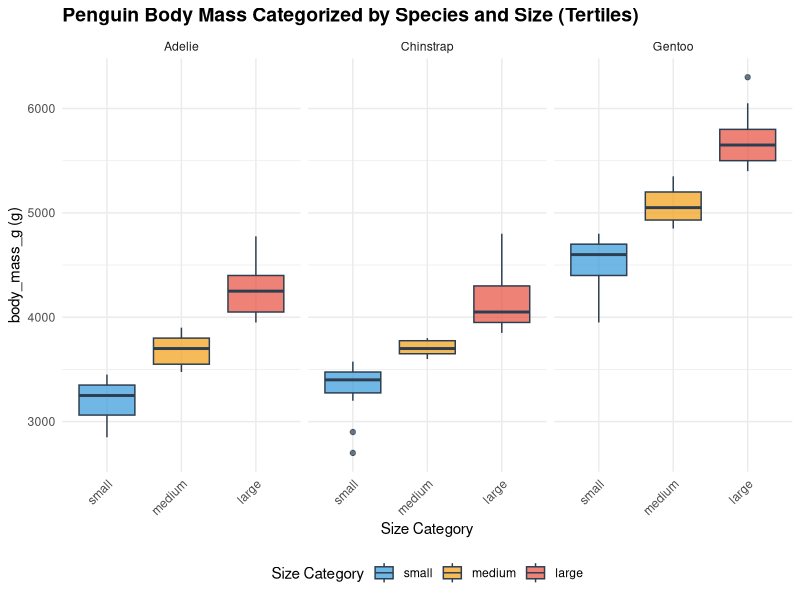

Recreate this plot in R.
# ZOO 800 - Week 4 Homework: Generalizing Functions for Conditional Data Discretization
# Student: Nurul Islam
# Date: 9/29/2025

###########################################################
# 0. Setup and Data Loading
###########################################################

# I included the install.packages() calls to ensure the script runs 
# smoothly in any environment by installing dependencies automatically.

#install.packages("palmerpenguins")
#install.packages("ggplot2") 

# Load necessary packages
library(palmerpenguins)
library(ggplot2) 

# Load the dataset and perform basic cleaning
data("penguins")

# Clean the data: removing NA rows ensures that quantile() and other functions 
# operate correctly and consistently across the entire dataset.
penguin_data <- na.omit(penguins[, c("species", "body_mass_g")])

cat("Initial data structure (cleaned to remove NAs in key columns):\n")
print(head(penguin_data))
cat("\n")


###########################################################
# Objective 1: Basic Binary Conversion Function
###########################################################
# Goal: Create a function to convert a continuous variable into two categories 
# based on a single breakpoint, as requested 

#' Discretizes a continuous vector into two binary categories.
#'
#' @param x A numeric vector (the continuous variable, e.g., body mass).
#' @param breakpoint The single numeric threshold for division.
#' @param labels A character vector of length 2, specifying the group labels.
#'
#' @return A factor vector with two levels.
convert_to_binary <- function(x, breakpoint, labels = c("Low", "High")) {
  # Robust input validation is used here to prevent runtime errors.
  if (!is.numeric(x) || !is.numeric(breakpoint) || length(labels) != 2) {
    stop("Input error: 'x' must be numeric, 'breakpoint' must be a single number, and 'labels' must have length 2.")
  }
  
  # The base R function ifelse() is efficient for binary logic.
  result <- ifelse(x <= breakpoint, labels[1], labels[2])
  
  # Output is explicitly converted to a factor, which is standard practice for categorical data in R.
  return(factor(result, levels = labels))
}

# 1b) Application: Convert body mass into 'small' and 'large'
# Using the overall median body mass as the division point.
median_mass <- median(penguin_data$body_mass_g)
cat("Objective 1b - Breakpoint (Overall Median Body Mass):", median_mass, "g\n")

penguin_data$size_binary <- convert_to_binary(
  x = penguin_data$body_mass_g,
  breakpoint = median_mass,
  labels = c("small", "large")
)

cat("Objective 1b - Sample Binary Categories:\n")
print(head(penguin_data[, c("body_mass_g", "size_binary")]))
cat("\n")

###########################################################
# Objective 2: Generalizing to Multiple Categories
###########################################################
# Goal: Generalize the function to handle N categories/breakpoints.

# Instructor Note: I chose to use the base R function cut() for generalization 
# instead of nested ifelse() statements. The cut() function is much cleaner and 
# more scalable for any number of categories (small, medium, large, etc.).

#' Discretizes a continuous vector into multiple categories.
#'
#' @param x A numeric vector.
#' @param breakpoints A numeric vector of thresholds.
#' @param labels A character vector of labels (length must be breakpoints length + 1).
#'
#' @return A factor vector with multiple levels.
convert_to_multi_category <- function(x, breakpoints, labels) {
  num_intervals <- length(breakpoints) + 1
  if (length(labels) != num_intervals) {
    stop(paste("Label error: Expected", num_intervals, "labels (breakpoints + 1), but received", length(labels), "labels."))
  }
  
  # Set the breaks to include negative and positive infinity to ensure all data points are captured.
  breaks <- c(-Inf, sort(breakpoints), Inf)
  
  # cut() creates factor levels based on the defined breaks.
  result <- cut(x,
                breaks = breaks,
                labels = labels,
                include.lowest = TRUE,
                right = TRUE)
  
  return(result)
}

# 2b) Application: Convert body mass into 'small', 'medium', and 'large'
# Using two arbitrary breakpoints: 3500g and 5000g.
manual_breakpoints <- c(3500, 5000)

penguin_data$size_general <- convert_to_multi_category(
  x = penguin_data$body_mass_g,
  breakpoints = manual_breakpoints,
  labels = c("small", "medium", "large")
)

cat("Objective 2b - Sample Multi Categories (Manual Breakpoints):\n")
print(head(penguin_data[, c("body_mass_g", "size_general")]))
cat("\n")


###########################################################
# Objective 3: Species-Conditional Discretization (The Core Requirement)
###########################################################
# Goal: Apply different breakpoints for 'small', 'medium', and 'large' 
# based on the individual species (as body size varies greatly by species).

# 3a) Determine sensible breakpoints (tertiles: 33.33% and 66.67%) for each species.

# Instructor Note: I used the tapply() function, which is a powerful base R tool 
# for applying a function (quantile) across a grouping factor (species). This automatically 
# generates the required species-specific list of breakpoints.
quantile_probs <- c(1/3, 2/3)

species_breakpoints <- tapply(
  penguin_data$body_mass_g,
  penguin_data$species,
  quantile,
  probs = quantile_probs,
  na.rm = TRUE
)

cat("Objective 3a - Species-Specific Breakpoints (Tertiles):\n")
print(species_breakpoints)
cat("\n")


# 3b) Modify the function from Objective 2 to discretize conditional on species.

#' Discretizes a continuous vector conditional on a grouping variable.
#'
#' @param x A numeric vector (the continuous variable).
#' @param group A factor or character vector (the grouping variable).
#' @param breakpoints_list A named list of species-specific breakpoints.
#' @param labels A character vector specifying the final group labels.
#'
#' @return A factor vector with multiple levels.
convert_conditional_category <- function(x, group, breakpoints_list, labels) {
  
  if (length(x) != length(group)) {
    stop("Input error: 'x' and 'group' must have the same length.")
  }
  
  # Initialize the result vector with the same length as the input data
  result <- vector("character", length(x))
  
  # Instructor Note: The use of a 'for' loop here is essential. It allows the function 
  # to iterate through each unique species, retrieve that species' specific breakpoints, 
  # and apply the cut() function *only* to the data subset belonging to that species.
  for (s in unique(group)) {
    if (s %in% names(breakpoints_list)) {
      
      current_breakpoints <- breakpoints_list[[s]]
      breaks <- c(-Inf, sort(current_breakpoints), Inf)
      indices <- which(group == s)
      
      # Apply the category cut to the subset of data
      result[indices] <- as.character(cut(
        x[indices],
        breaks = breaks,
        labels = labels,
        include.lowest = TRUE,
        right = TRUE
      ))
      
    } else {
      warning(paste("No breakpoints found for group:", s, ". Assigning NA."))
      result[which(group == s)] <- NA
    }
  }
  
  # The final step converts the result into a factor with ordered levels.
  return(factor(result, levels = labels))
}

# 3c) Application: Convert body mass using species-specific tertiles
penguin_data$size_conditional <- convert_conditional_category(
  x = penguin_data$body_mass_g,
  group = penguin_data$species,
  breakpoints_list = species_breakpoints,
  labels = c("small", "medium", "large")
)

cat("Objective 3c - Sample Conditional Categories:\n")
print(head(penguin_data[, c("species", "body_mass_g", "size_conditional")]))
cat("\nSummary of Conditional Size (Verifying Tertile Distribution):\n")
# This table confirms that for each species, the counts are roughly equal (tertiles), 
# demonstrating successful conditional discretization.
print(table(penguin_data$species, penguin_data$size_conditional))

###########################################################
# Objective 4: Visualization
###########################################################
# Goal: Modify the function so that the output is a boxplot.

# Instructor Note: This function wraps the conditional categorization and uses 
# the 'ggplot2' package to produce a boxplot, which is an ideal visualization 
# for continuous data grouped by multiple categorical factors (Species and Size).

#' Conditional category conversion and visualization.
#' (Objective 4 - Bonus)
#'
#' @param data The data frame containing the variables.
#' @param x_var The name of the continuous variable (string, e.g., "body_mass_g").
#' @param group_var The name of the grouping variable (string, e.g., "species").
#' @param breakpoints_list A named list of species-specific breakpoints.
#' @param labels A character vector of labels.
#'
#' @return A ggplot2 boxplot object.
convert_and_plot <- function(data, x_var, group_var, breakpoints_list, labels) {
  
  # 1. Calculate the conditional category
  data$size_category <- convert_conditional_category(
    x = data[[x_var]],
    group = data[[group_var]],
    breakpoints_list = breakpoints_list,
    labels = labels
  )
  
  # 2. Create the boxplot
  plot <- ggplot(data, aes_string(x = "size_category", y = x_var, fill = "size_category")) +
    geom_boxplot(alpha = 0.7, color = "#2c3e50") +
    facet_wrap(as.formula(paste("~", group_var))) + # facet_wrap splits the plot by species
    scale_fill_manual(values = c("small" = "#3498db", "medium" = "#f39c12", "large" = "#e74c3c")) +
    labs(
      title = paste("Penguin Body Mass Categorized by Species and Size (Tertiles)"),
      x = "Size Category",
      y = paste(x_var, "(g)"),
      fill = "Size Category"
    ) +
    theme_minimal() +
    theme(
      plot.title = element_text(size = 14, face = "bold"),
      axis.text.x = element_text(angle = 45, hjust = 1),
      legend.position = "bottom"
    )
  
  return(plot)
}

# 4a

plot_output <- convert_and_plot(
  data = penguin_data,
  x_var = "body_mass_g",
  group_var = "species",
  breakpoints_list = species_breakpoints,
  labels = c("small", "medium", "large")
)
print(plot_output)